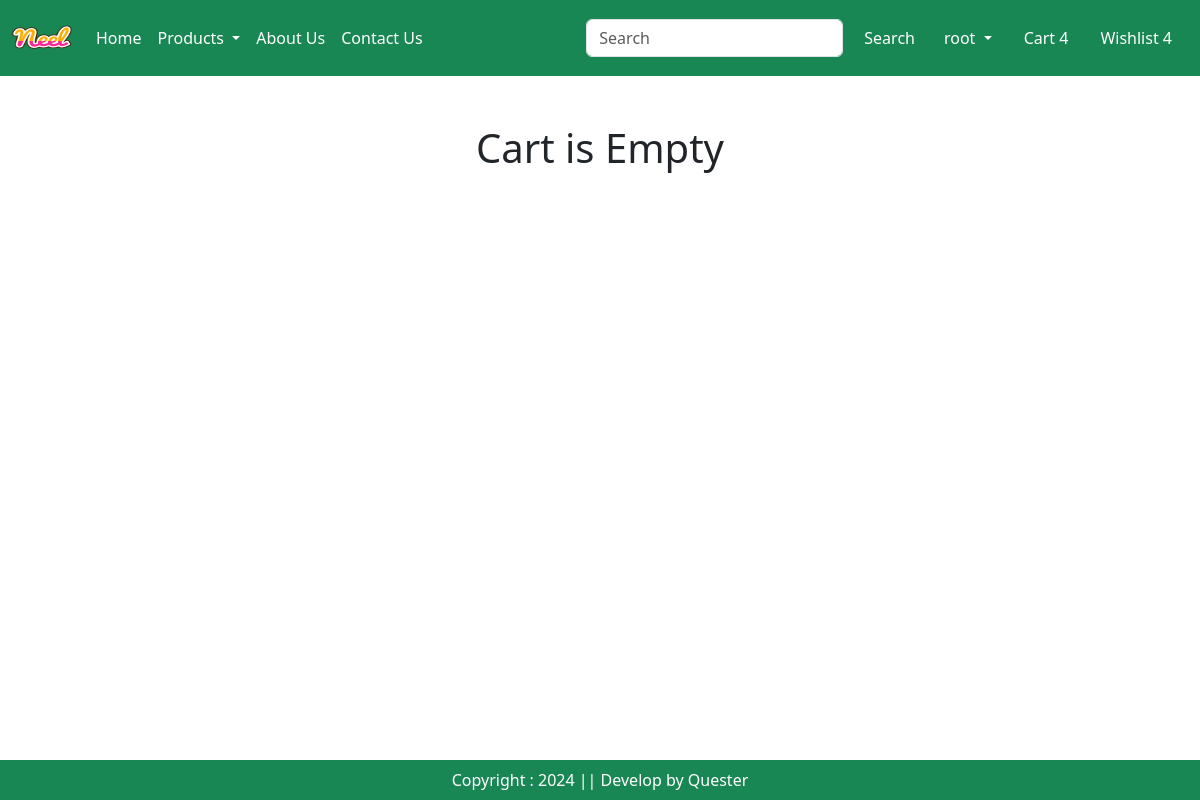
The app's page /cart/ (signed in), older data.
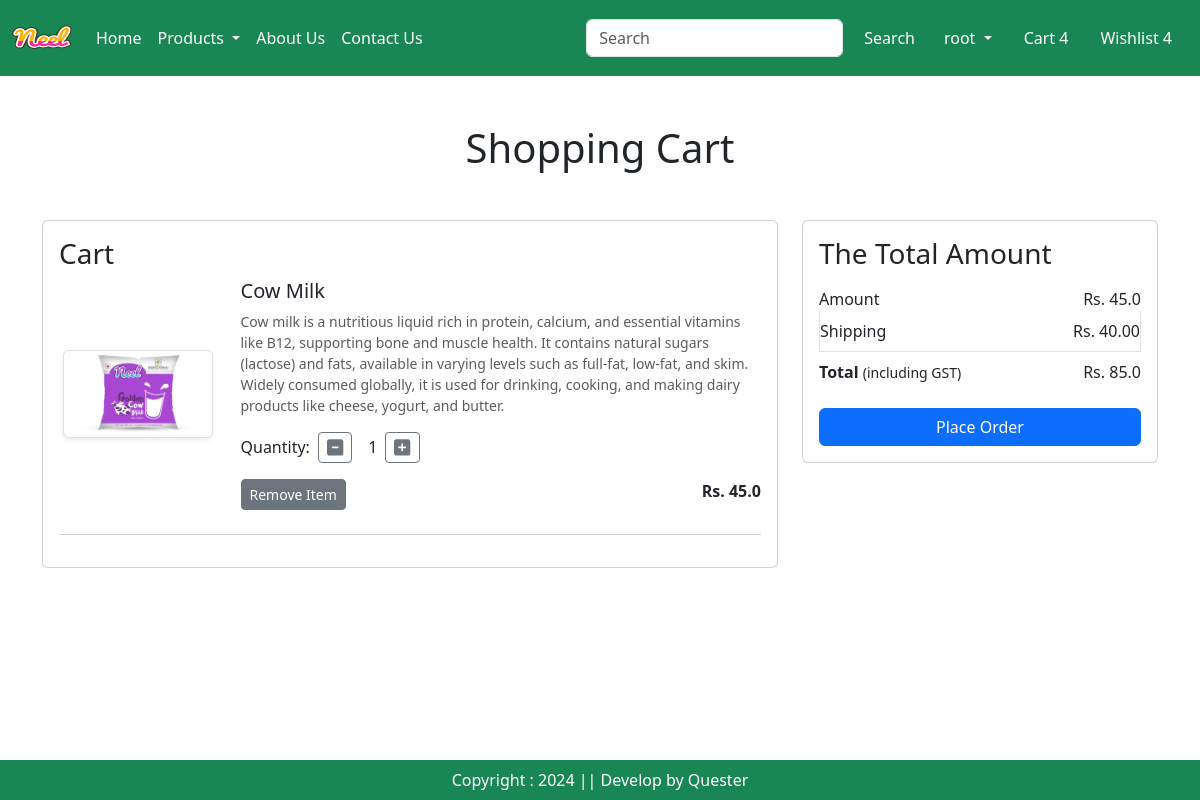
The same page, newer data.
### app/models.py (models this page shows, shortened)
class Cart(models.Model):
  user = models.ForeignKey(User, on_delete=models.CASCADE)
  product = models.ForeignKey(Product, on_delete=models.CASCADE)
  quantity = models.PositiveIntegerField(default=1)

class Product(models.Model):
  title = models.CharField(max_length=100)
  selling_price = models.FloatField()
  discounted_price = models.FloatField()
  description = models.TextField()
  composition = models.TextField(default='')
  prodapp = models.TextField(default='')
  category = models.CharField(choices=CATEGORY_CHOICES, max_length=2)
  product_image = models.ImageField(upload_to='product')

### app/views.py (the view)
# urls.py: path('cart/', views.show_cart, name='showCart'),
def show_cart(request):
  user = request.user
  cart = Cart.objects.filter(user=user)
  amount = 0
  for p in cart:
    value = p.quantity * p.product.discounted_price
    amount = amount + value
  totalamount = amount + 40
  return render(request, 'app/addToCart.html',locals())

### app/templates/app/addToCart.html (shortened to what this page needs)
{% extends "app/base.html" %}
{% load static %}
{% block main-content %}
<div class="container my-5">
  <div class="row">
      {% if cart %}
          <h1 class="text-center mb-5">Shopping Cart</h1>
          <div class="col-md-8">
              <div class="card">
                  <div class="card-body">
                      <h3>Cart</h3>
                      {% for item in cart %}
                      <div class="row mb-4">
                          <div class="col-sm-3 text-center align-self-center">
                              <img src="{{ item.product.product_image.url }}" alt="productImage" class="img-fluid img-thumbnail shadow-sm" height="150" width="150" />
                          </div>
                          <div class="col-sm-9">
                              <h5>{{ item.product.title }}</h5>
                              <p class="mb-2 text-muted small">{{ item.product.description }}</p>
                              <div class="d-flex align-items-center my-3">
                                  <label for="quantity" class="me-2">Quantity:</label>
                                  <a class="minus-cart btn btn-sm btn-outline-secondary me-2" pid="{{ item.product.id }}">
                                      <i class="fas fa-minus-square fa-lg"></i>
                                  </a>
                                  <span id="quantity" class="mx-2">{{ item.quantity }}</span>
                                  <a class="plus-cart btn btn-sm btn-outline-secondary" pid="{{ item.product.id }}">
                                      <i class="fas fa-plus-square fa-lg"></i>
                                  </a>
                              </div>
                              <div class="d-flex justify-content-between">
                                  <a href="#" class="remove-cart btn btn-sm btn-secondary mr-3" pid="{{ item.product.id }}">Remove Item</a>
                                  <p class="mb-0"><strong>Rs. {{ item.product.discounted_price }}</strong></p>
                              </div>
                          </div>
                      </div>
                      <hr class="text-muted">
                      {% endfor %}
                  </div>
              </div>
          </div>
          <div class="col-md-4">
              <div class="card">
                  <div class="card-body">
                      <h3>The Total Amount</h3>
                      <ul class="list-group">
                          <li class="list-group-item d-flex justify-content-between align-items-center border-0 px-0 pb-0">
                              Amount <span id="amount">Rs. {{ amount }}</span>
                          </li>
                          <li class="list-group-item d-flex justify-content-between align-items-center px-0">
                              Shipping <span>Rs. 40.00</span>
                          </li>
                          <li class="list-group-item d-flex justify-content-between align-items-center border-0 px-0 mb-3">
                              <div>
                                  <strong>Total</strong> <small>(including GST)</small>
                              </div>
                              <span id="totalamount">Rs. {{ totalamount }}</span>
                          </li>
                      </ul>
                      <div class="d-grid">
                          <a href="{% url 'checkout' %}" class="btn btn-primary">Place Order</a>
                      </div>
                  </div>
              </div>
          </div>
      {% else %}
          <h1 class="text-center mb-5">Cart is Empty</h1>
      {% endif %}
  </div>
</div>
{% endblock main-content %}

Row changes from the older to the newer data that the page shows:
added Cart: product.product_image (picture), product "Cow Milk", product.description "Cow milk is a nutritious liquid rich in protein, calcium, and essential vitamins like B12, supporting bone and muscle health. It contains natural sugars (lactose) and fats, available in varying levels such as full-fat, low-fat, and skim. Widely consumed globally, it is used for drinking, cooking, and making dairy products like cheese, yogurt, and butter.", quantity "1", product.discounted_price "45.0"
Text that changed along with them:
{{ amount }}: (not shown) → "45.0"
{{ totalamount }}: (not shown) → "85.0"
text no longer shown: "Cart is Empty"
text now shown: "Shopping Cart Cart The Total Amount Amount Rs. Shipping Rs. 40.00 Total (including GST) Rs. Place Order"
